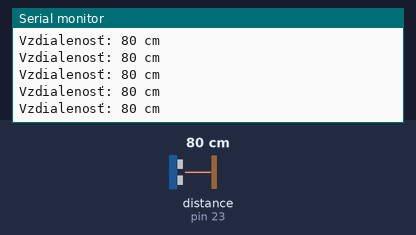
Bench run of a sketch on a simulated Arduino Mega 2560, built with avr-gcc and run on an emulated ATmega2560. On the bench: the last lines printed to the serial monitor. Wiring (inferred from the names in the program): ultrasonic range finder: trigger pin 22; echo pin 23. The inputs (shaded band) are chosen by the test bench; at power-on: distance to the obstacle (sensor on pin 23) 80 cm. The echo pulse lasts 58.3 µs per cm.

Above: at 1.2 s.
1.3 s: distance to the obstacle (sensor on pin 23) set to 2 cm
At 1.71 s:
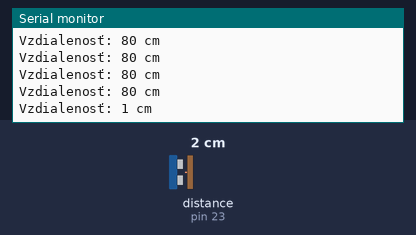
4.3 s: distance to the obstacle (sensor on pin 23) set to 4 cm
At 4.47 s:
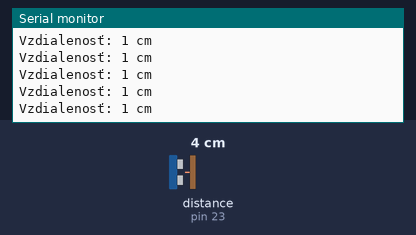
Timing chart, 0 to 7.3 s (numbered marks = the images above; inputs shaded):
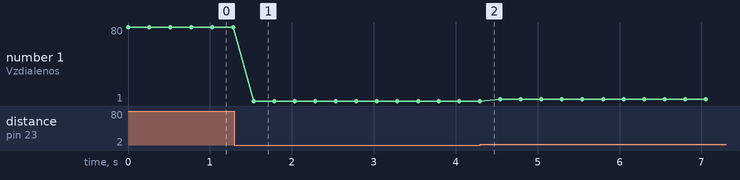

Measured:
- after the input at 1.3 s, the serial monitor: prints a new line after 0.23 s (image 1)
- plotted number 1: 80 → 1 after the input at 1.3 s, 1 → 3 after the input at 4.3 s

The sketch:

HCSRO4_ultrasonic_sensor.ino
```cpp
const int trig_pin = 22;// definujeme spúšťací pin
const int echo_pin = 23;// a pin na prijatie odozvy
// definujeme premenné pre čas a vzdialenosť
long echo_time;
int distance;
void setup() {
pinMode(trig_pin, OUTPUT); // nastavíme spúšťací pin na výstup
pinMode(echo_pin, INPUT); // a pin pre odozvu na vstup
Serial.begin(9600); // inicializujeme komunikáciu so sériovým monitorom na 9600 baud
}
void loop() {
// vypneme spúšťací pin
digitalWrite(trig_pin, LOW);
delayMicroseconds(2);
// zapneme spúšťací pin na 10 mikrosekúnd
digitalWrite(trig_pin, HIGH);
delayMicroseconds(10);
digitalWrite(trig_pin, LOW);

// z echo_pin načítame čas odzvy v mikrosekundách
echo_time = pulseIn(echo_pin, HIGH);
// prepočítame čas odozvy na vzdialenosť pomocou rýchlosti zvuku
distance = echo_time / 29 / 2;
// vypíšeme vzdialenosť na Serial Monitor
Serial.print("Vzdialenosť: "); Serial.print(distance); Serial.println(" cm");
delay(250);
}
```
